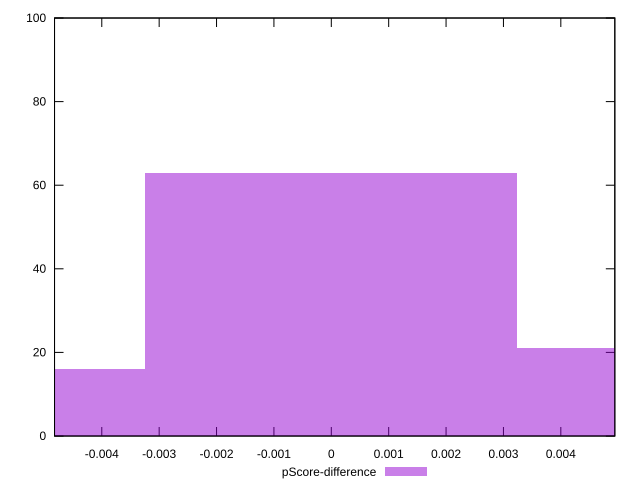

This figure's gnuplot source:
reset

$pScoreDifference <<EOF
-0.006488667329955137 16
0 63
0.006488667329955137 21
EOF

set key outside below
set boxwidth 0.006488667329955137
set xrange [-0.004823529411764671:0.004941176470588227]
set yrange [0:100]
set trange [0:100]
set style fill transparent solid 0.5 noborder
set terminal svg size 640, 490 enhanced background rgb 'white'
set output "report_00015_2021-02-09T16-11-33.973Z/uses-rel-preload/samples/pages+cached+noadtech/pScore-difference/histogram.svg"

plot $pScoreDifference title "pScore-difference" with boxes

reset
